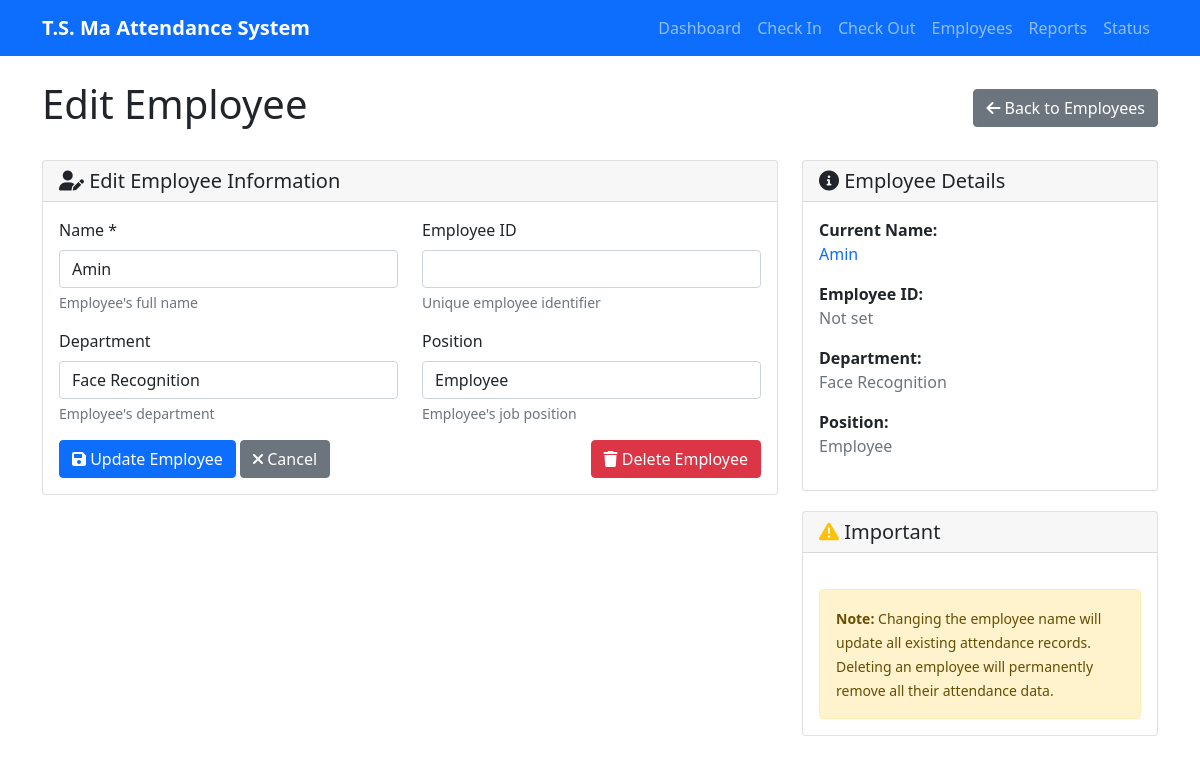
Page /edit_employee/Amin on the committed database.
### tables this page shows
CREATE TABLE employees (
                        id INTEGER PRIMARY KEY AUTOINCREMENT,
                        name TEXT UNIQUE NOT NULL,
                        employee_id TEXT UNIQUE,
                        department TEXT,
                        position TEXT,
                        is_active BOOLEAN DEFAULT 1,
                        created_at TIMESTAMP DEFAULT CURRENT_TIMESTAMP
                    );

### attendance_web_server.py (the view, shortened to what this page needs)
@app.route('/edit_employee/<string:name>', methods=['GET', 'POST'])
def edit_employee(name):
    db = get_db()
    employees = db.get_employees()
    employee_data = None
    for emp in employees:
        if emp['name'] == name:
            employee_data = emp
            break
    if not employee_data:
        flash(f'Employee {name} not found.', 'error')
        return redirect(url_for('employees'))
    return render_template('edit_employee.html', employee=employee_data)

### attendance_database.py (called while the page is built)
    def _get_connection(self):
        return sqlite3.connect(self.db_path, check_same_thread=False)

    def get_employees(self) -> List[Dict]:
        try:
            conn = self._get_connection()
            cursor = conn.cursor()
            cursor.execute('''
                SELECT id, name, employee_id, department, position
                FROM employees
                WHERE is_active = 1
                ORDER BY name
            ''')
            employees = []
            for row in cursor.fetchall():
                employees.append({
                    'id': row[0],
                    'name': row[1],
                    'employee_id': row[2],
                    'department': row[3],
                    'position': row[4]
                })
            conn.close()
            return employees
        except Exception as e:
            print(f"Error getting employees: {e}")
            return []

### attendance_web_server.py (called while the page is built)
def get_db():
    global db
    if db is None:
        db = AttendanceDatabase()
    return db

### templates/edit_employee.html (shortened to what this page needs)
{% extends "base.html" %}
{% block content %}
<div class="d-flex justify-content-between align-items-center mb-4">
    <h1>Edit Employee</h1>
    <a href="/employees" class="btn btn-secondary">
        <i class="fas fa-arrow-left"></i> Back to Employees
    </a>
</div>
<div class="row">
    <div class="col-md-8">
        <div class="card">
            <div class="card-header">
                <h5 class="card-title mb-0">
                    <i class="fas fa-user-edit"></i> Edit Employee Information
                </h5>
            </div>
            <div class="card-body">
                <form method="POST">
                    <div class="row">
                        <div class="col-md-6">
                            <div class="mb-3">
                                <label for="name" class="form-label">Name *</label>
                                <input type="text"
                                       class="form-control"
                                       id="name"
                                       name="name"
                                       value="{{ employee.name }}"
                                       required>
                                <div class="form-text">Employee's full name</div>
                            </div>
                        </div>
                        <div class="col-md-6">
                            <div class="mb-3">
                                <label for="employee_id" class="form-label">Employee ID</label>
                                <input type="text"
                                       class="form-control"
                                       id="employee_id"
                                       name="employee_id"
                                       value="{{ employee.employee_id or '' }}">
                                <div class="form-text">Unique employee identifier</div>
                            </div>
                        </div>
                    </div>
                    <div class="row">
                        <div class="col-md-6">
                            <div class="mb-3">
                                <label for="department" class="form-label">Department</label>
                                <input type="text"
                                       class="form-control"
                                       id="department"
                                       name="department"
                                       value="{{ employee.department or '' }}">
                                <div class="form-text">Employee's department</div>
                            </div>
                        </div>
                        <div class="col-md-6">
                            <div class="mb-3">
                                <label for="position" class="form-label">Position</label>
                                <input type="text"
                                       class="form-control"
                                       id="position"
                                       name="position"
                                       value="{{ employee.position or '' }}">
                                <div class="form-text">Employee's job position</div>
                            </div>
                        </div>
                    </div>
                    <div class="d-flex justify-content-between">
                        <div>
                            <button type="submit" class="btn btn-primary">
                                <i class="fas fa-save"></i> Update Employee
                            </button>
                            <a href="/employees" class="btn btn-secondary">
                                <i class="fas fa-times"></i> Cancel
                            </a>
                        </div>
                        <button type="button"
                                class="btn btn-danger"
                                onclick="confirmDelete('{{ employee.name }}')">
                            <i class="fas fa-trash"></i> Delete Employee
                        </button>
                    </div>
                </form>
            </div>
        </div>
    </div>
    <div class="col-md-4">
        <div class="card">
            <div class="card-header">
                <h5 class="card-title mb-0">
                    <i class="fas fa-info-circle"></i> Employee Details
                </h5>
            </div>
            <div class="card-body">
                <div class="mb-3">
                    <strong>Current Name:</strong><br>
                    <span class="text-primary">{{ employee.name }}</span>
                </div>
                <div class="mb-3">
                    <strong>Employee ID:</strong><br>
                    <span class="text-muted">{{ employee.employee_id or 'Not set' }}</span>
                </div>
                <div class="mb-3">
                    <strong>Department:</strong><br>
                    <span class="text-muted">{{ employee.department or 'Not set' }}</span>
                </div>
                <div class="mb-3">
                    <strong>Position:</strong><br>
                    <span class="text-muted">{{ employee.position or 'Not set' }}</span>
                </div>
            </div>
        </div>
        <div class="card mt-3">
            <div class="card-header">
                <h5 class="card-title mb-0">
                    <i class="fas fa-exclamation-triangle text-warning"></i> Important
                </h5>
            </div>
            <div class="card-body">
                <div class="alert alert-warning mb-0">
                    <small>
                        <strong>Note:</strong> Changing the employee name will update all existing attendance records.
                        Deleting an employee will permanently remove all their attendance data.
                    </small>
                </div>
            </div>
        </div>
    </div>
</div>
{% endblock %}

### templates/base.html (style rules this page uses)
.card { margin-bottom: 20px; }
.alert { margin-top: 20px; }

### rows in the picture
employees: name "Amin", department "Face Recognition", position "Employee"

### other values in the picture
{{ employee.employee_id or 'Not set' }} "Not set"
